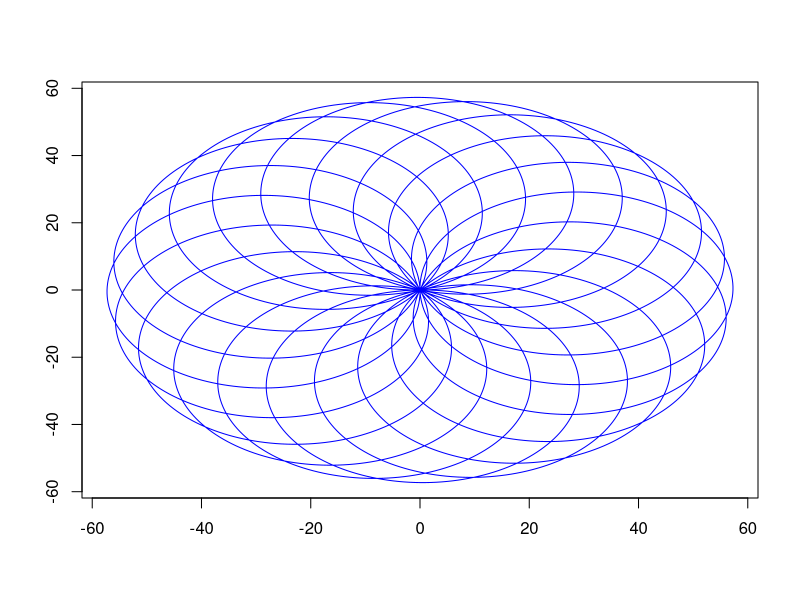

This chart was generated by the following R code:
turtle <- function() {
  
  # Initialize empty vectors to store x and y coordinates
  x_coords <- numeric(0)
  y_coords <- numeric(0)
  
  # Current position and angle
  x <- 0
  y <- 0
  angle <- 0  # in radians
  
  # Outer loop: 20 circles
  for (i in 1:20) {
    # Inner loop: each circle (180 steps of 2 degrees each)
    for (j in 1:180) {
      # Move forward 1 unit
      x <- x + cos(angle)
      y <- y + sin(angle)
      
      # Store the coordinates
      x_coords <- c(x_coords, x)
      y_coords <- c(y_coords, y)
      
      # Turn right 2 degrees (in radians)
      angle <- angle - (2 * pi / 180)
    }
    
    # After completing a circle, turn right 18 degrees
    angle <- angle - (18 * pi / 180)
  }
  
  # Create a data frame with the coordinates
  turtle_path <- data.frame(x = x_coords, y = y_coords)
  
  # Plot the turtle's path
  plot(turtle_path$x, turtle_path$y, type = "l", col = "blue", xlab = "", ylab = "" )
  
  
}

turtle()

?plot

